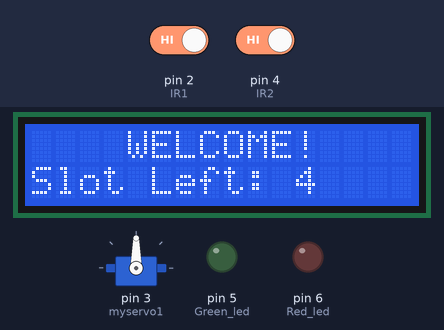
Bench run of a sketch on a simulated Arduino Uno, built with avr-gcc and run on an emulated ATmega328P. On the bench: 16×2 character LCD, servo, output pins drawn as LEDs (lit = HIGH). The test bench sets the inputs (shaded band); at power-on: pin 2 (IR1) HIGH, pin 4 (IR2) HIGH.

Above: at 3.2 s.
3.3 s: pin 2 (IR1) driven LOW
At 4.6 s:
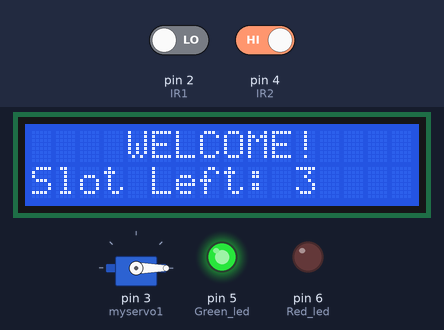
4.9 s: pin 4 (IR2) driven LOW
At 6.2 s:
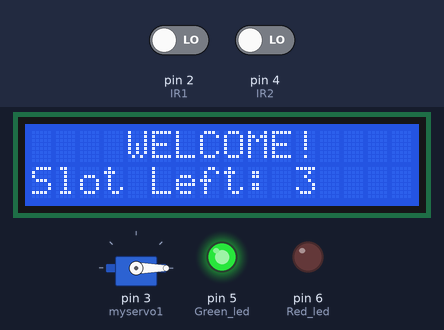
7.9 s: pin 4 (IR2) driven HIGH
At 9.2 s:
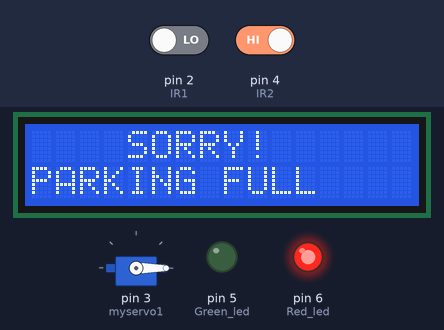
9.9 s: pin 4 (IR2) driven LOW
At 11.4 s:
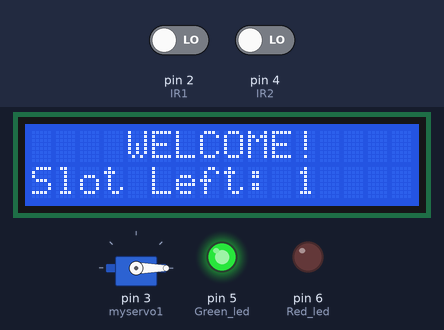
12.4 s: pin 2 (IR1) driven HIGH
At 13.7 s:
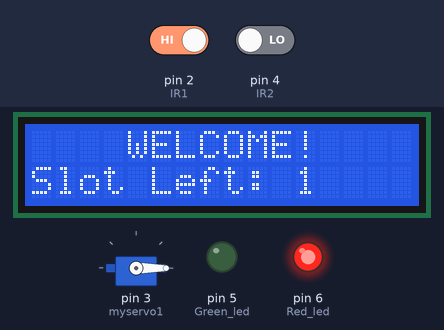
Timing chart, 0 to 15.4 s (numbered marks = the images above; inputs shaded):
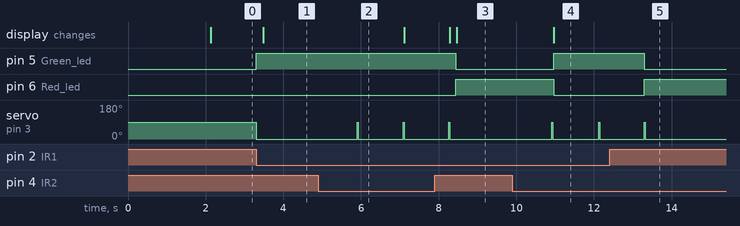

Measured:
- after the input at 3.3 s, pin 5 (Green_led): LOW → HIGH at once; servo on pin 3 (myservo1): 90° → 0° at once; the display: changes after 0.18 s (image 1)
- after the input at 4.9 s, servo on pin 3 (myservo1): alternates 90° for 0.03 s and 0° for 1.2 s, starting after 1.0 s
- after the input at 7.9 s, servo on pin 3 (myservo1): goes on until 8.3 s, then stays 0°; the display: first differs from a run without the input after 0.56 s (image 3)
- after the input at 9.9 s, pin 5 (Green_led): LOW → HIGH after 1.1 s; pin 6 (Red_led): HIGH → LOW after 1.1 s; servo on pin 3 (myservo1): alternates 90° for 0.03 s and 0° for 1.2 s, starting after 1.0 s; the display: changes after 1.1 s (image 4)
- after the input at 12.4 s, pin 5 (Green_led): goes on until 13.3 s, then stays LOW; pin 6 (Red_led): goes on until 13.3 s, then stays HIGH; servo on pin 3 (myservo1): goes on until 13.3 s, then stays 0°

The sketch:

Car_Parking_System.ino
```cpp
//8
#include <Wire.h>
#include <LiquidCrystal_I2C.h>
LiquidCrystal_I2C lcd(0x27, 16, 2); //Change the HEX address
#include <Servo.h>

Servo myservo1;

int Green_led = 5;
int Red_led = 6;

int IR1 = 2;
int IR2 = 4;

int Slot = 4;           //Enter Total number of parking Slots

int flag1 = 0;
int flag2 = 0;

void setup() {
  lcd.init();
  lcd.backlight();
  pinMode(IR1, INPUT);
  pinMode(IR2, INPUT);

  pinMode(Green_led, OUTPUT);
  pinMode(Red_led, OUTPUT);


  myservo1.attach(3);
  myservo1.write(90);

  lcd.setCursor (0, 0);
  lcd.print("     ARDUINO    ");
  lcd.setCursor (0, 1);
  lcd.print(" PARKING SYSTEM ");
  delay (2000);
  lcd.clear();
}

void loop() {

  switch (Slot) {

    case 4:
      lcd.setCursor (0, 0);
      lcd.print("    WELCOME!    ");
      lcd.setCursor (0, 1);
      lcd.print("Slot Left: ");
      lcd.print(Slot);
      if (digitalRead (IR1) == LOW && flag1 == 0)  {
        digitalWrite(Red_led, LOW);
        digitalWrite(Green_led, HIGH);
        flag1 = 1;
        if (flag2 == 0) {
          myservo1.write(0);
          Slot = Slot - 1;

        }     delay(150);
      }

      break;

    case 3:
      lcd.setCursor (0, 0);
      lcd.print("    WELCOME!    ");
      lcd.setCursor (0, 1);
      lcd.print("Slot Left: ");
      lcd.print(Slot);
      if (digitalRead (IR1) == LOW && flag1 == 0)  {
        digitalWrite(Red_led, LOW);
        digitalWrite(Green_led, HIGH);
        flag1 = 1;
        if (flag2 == 0) {
          myservo1.write(0);
          Slot = Slot - 1;

        }     delay(150);
      }

      break;

    case 2:
      lcd.setCursor (0, 0);
      lcd.print("    WELCOME!    ");
      lcd.setCursor (0, 1);
      lcd.print("Slot Left: ");
      lcd.print(Slot);
      if (digitalRead (IR1) == LOW && flag1 == 0)  {
        digitalWrite(Red_led, LOW);
        digitalWrite(Green_led, HIGH);
        flag1 = 1;
        if (flag2 == 0) {
          myservo1.write(0);
          Slot = Slot - 1;

        }     delay(150);
      }

      break;

    case 1:
      lcd.setCursor (0, 0);
      lcd.print("    WELCOME!    ");
      lcd.setCursor (0, 1);
      lcd.print("Slot Left: ");
      lcd.print(Slot);
      if (digitalRead (IR1) == LOW && flag1 == 0)  {
        digitalWrite(Red_led, LOW);
        digitalWrite(Green_led, HIGH);
        flag1 = 1;
        if (flag2 == 0) {
          myservo1.write(0);
          Slot = Slot - 1;

        }     delay(150);
      }

      break;

    case 0:
      digitalWrite(Red_led, HIGH);
      digitalWrite(Green_led, LOW);
      lcd.setCursor (0, 0);
      lcd.print("    SORRY!    ");
      lcd.setCursor (0, 1);
      lcd.print("PARKING FULL");

      break;


  }

  /*
    if (Slot > 0)  {
    lcd.setCursor (0, 0);
    lcd.print("    WELCOME!    ");
    lcd.setCursor (0, 1);
    lcd.print("Slot Left: ");
    lcd.print(Slot);
    if (digitalRead (IR1) == LOW && flag1 == 0)  {
      digitalWrite(Red_led, LOW);
      digitalWrite(Green_led, HIGH);
      flag1 = 1;
      if (flag2 == 0) {
        myservo1.write(0);
        Slot = Slot - 1;

      }     delay(150);
    }
    }

    else if (Slot == 0) {
    digitalWrite(Red_led, HIGH);
    digitalWrite(Green_led, LOW);
    lcd.setCursor (0, 0);
    lcd.print("    SORRY!    ");
    lcd.setCursor (0, 1);
    lcd.print("PARKING FULL");
    }*/

  if (digitalRead (IR2) == LOW && flag2 == 0) {
    flag2 = 1;
    if (flag1 == 0 && Slot != 4) {
      myservo1.write(0);
      Slot = Slot + 1;
    }
  }

  if (flag1 == 1 && flag2 == 1) {
    delay (1000);
    myservo1.write(90);
    flag1 = 0, flag2 = 0;
  }


}
```
